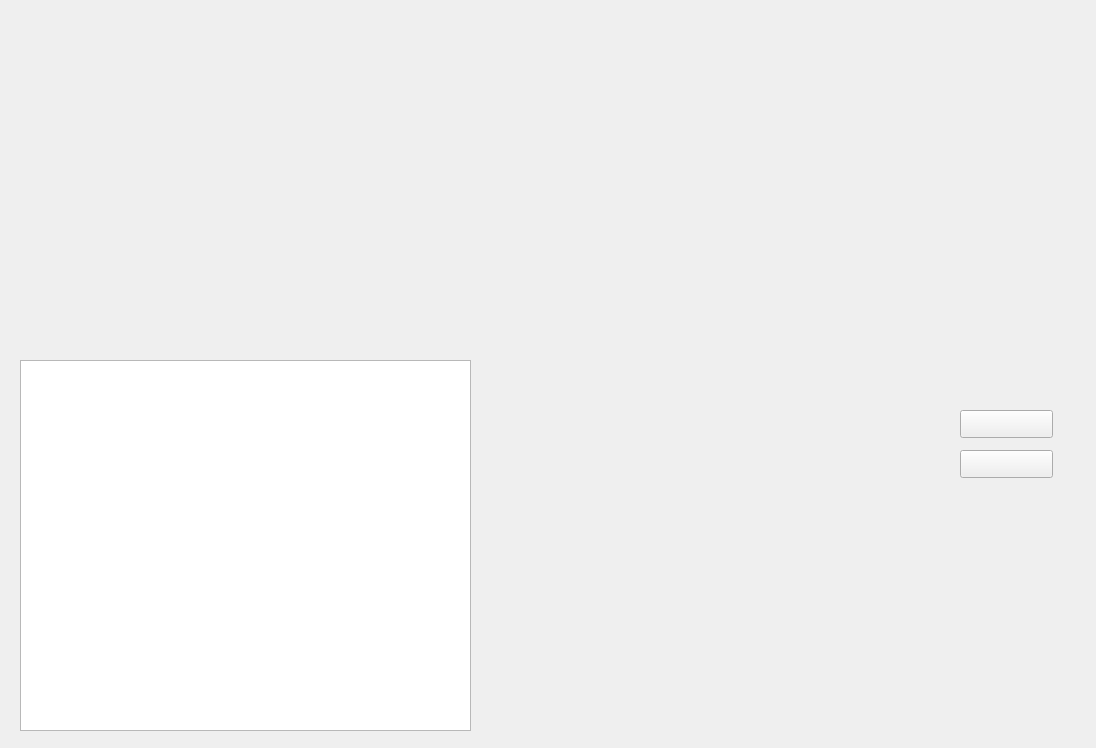
<?xml version="1.0" encoding="UTF-8"?>
<ui version="4.0">
 <class>CDlgRemoteVideoMixClass</class>
 <widget class="QMainWindow" name="CDlgRemoteVideoMixClass">
  <property name="geometry">
   <rect>
    <x>0</x>
    <y>0</y>
    <width>1096</width>
    <height>748</height>
   </rect>
  </property>
  <property name="windowTitle">
   <string>CDlgRemoteVideoMix</string>
  </property>
  <widget class="QWidget" name="centralWidget">
   <widget class="QWidget" name="widget_remoteVideo" native="true">
    <property name="geometry">
     <rect>
      <x>20</x>
      <y>20</y>
      <width>911</width>
      <height>331</height>
     </rect>
    </property>
   </widget>
   <widget class="QListView" name="listView_file">
    <property name="geometry">
     <rect>
      <x>20</x>
      <y>360</y>
      <width>451</width>
      <height>371</height>
     </rect>
    </property>
   </widget>
   <widget class="QLabel" name="label_img">
    <property name="geometry">
     <rect>
      <x>480</x>
      <y>360</y>
      <width>451</width>
      <height>371</height>
     </rect>
    </property>
    <property name="text">
     <string/>
    </property>
   </widget>
   <widget class="QPushButton" name="pushButton_save">
    <property name="geometry">
     <rect>
      <x>960</x>
      <y>410</y>
      <width>93</width>
      <height>28</height>
     </rect>
    </property>
    <property name="text">
     <string/>
    </property>
   </widget>
   <widget class="QPushButton" name="pushButton_sound">
    <property name="geometry">
     <rect>
      <x>960</x>
      <y>450</y>
      <width>93</width>
      <height>28</height>
     </rect>
    </property>
    <property name="text">
     <string/>
    </property>
   </widget>
  </widget>
 </widget>
 <layoutdefault spacing="6" margin="11"/>
 <resources/>
 <connections/>
</ui>
